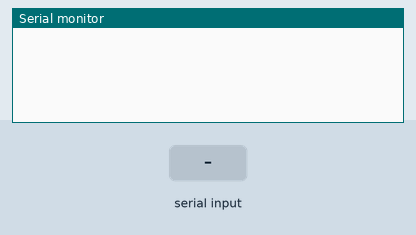
This sketch was run on a simulated Arduino Uno, built with avr-gcc and run on an emulated ATmega328P. Parts: the last lines printed to the serial monitor. The inputs (shaded band) are chosen by the test bench.

Above: at 1.2 s.
1.3 s: "1" received over the second serial link
At 2.5 s:
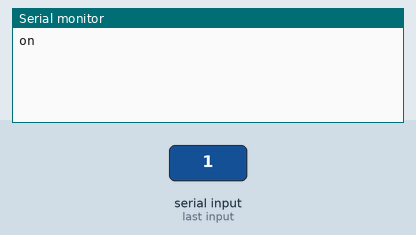
2.8 s: "0" received over the second serial link
At 3.6 s:
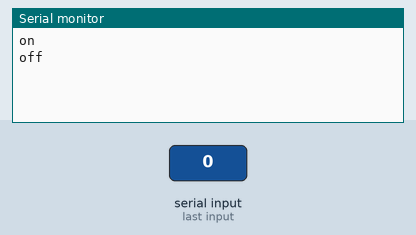

Measured:
- after the input at 1.3 s, the serial monitor: prints a new line at once (image 1)
- after the input at 2.8 s, the serial monitor: prints a new line at once (image 2)

The sketch:

receive.ino
```cpp
#include <SoftwareSerial.h>
SoftwareSerial XBee(2, 3);

bool in = false;
bool pIn = false;

void setup() {
  Serial.begin(9600);
  XBee.begin(9600);
}

void loop() {
  while (XBee.available() > 0) {
    int reading = XBee.read();
    if (reading == 49) { //ascii for 1
      in = true;
    } else if (reading == 48) { //ascii for 0
      in = false;
    }
  }

  if (in != pIn) {
    if (in) {
      digitalWrite(13, HIGH);
      Serial.println("on");
    } else {
      digitalWrite(13, LOW);
      Serial.println("off");
    }
  }
  pIn = in;
}
```
